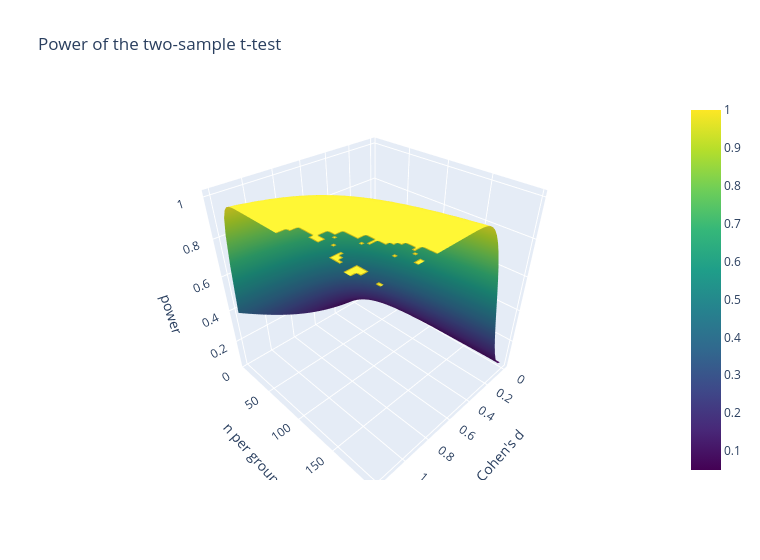

Notebook cell for this chart:
### Markdown cell above
### 8.2 Interactive Plotly version of 8.1
Hover to read the power for any effect size and group size.

### Code cell
fig = go.Figure(go.Surface(x=d_ax, y=n_ax, z=PW, colorscale="Viridis"))
fig.update_layout(title="Power of the two-sample t-test", width=760, height=560, scene=dict(xaxis_title="Cohen's d", yaxis_title="n per group", zaxis_title="power"))
fig.show()

### Figure 1 — Plotly figure (JSON) as saved in the notebook; plotly's stock layout.template omitted (floating-point values rounded to 4 significant figures; data arrays with more than 128 entries replaced by an {"elided": "..."} marker saying what was removed)
{"data": [{"colorscale": [[0.0, "#440154"], [0.1111, "#482878"], [0.2222, "#3e4989"], [0.3333, "#31688e"], [0.4444, "#26828e"], [0.5556, "#1f9e89"], [0.6667, "#35b779"], [0.7778, "#6ece58"], [0.8889, "#b5de2b"], [1.0, "#fde725"]], "type": "surface", "x": [0.0, 0.02449, 0.04898, 0.07347, 0.09796, 0.1224, 0.1469, 0.1714, 0.1959, 0.2204, 0.2449, 0.2694, 0.2939, 0.3184, 0.3429, 0.3673, 0.3918, 0.4163, 0.4408, 0.4653, 0.4898, 0.5143, 0.5388, 0.5633, 0.5878, 0.6122, 0.6367, 0.6612, 0.6857, 0.7102, 0.7347, 0.7592, 0.7837, 0.8082, 0.8327, 0.8571, 0.8816, 0.9061, 0.9306, 0.9551, 0.9796, 1.004, 1.029, 1.053, 1.078, 1.102, 1.127, 1.151, 1.176, 1.2], "y": [5, 9, 13, 17, 21, 25, 29, 33, 37, 41, 45, 49, 53, 57, 61, 65, 69, 73, 77, 81, 85, 89, 93, 97, 101, 105, 109, 113, 117, 121, 125, 129, 133, 137, 141, 145, 149, 153, 157, 161, 165, 169, 173, 177, 181, 185, 189, 193, 197], "z": {"elided": "49x50 float values"}}], "layout": {"height": 560, "scene": {"xaxis": {"title": {"text": "Cohen's d"}}, "yaxis": {"title": {"text": "n per group"}}, "zaxis": {"title": {"text": "power"}}}, "title": {"text": "Power of the two-sample t-test"}, "width": 760}}
